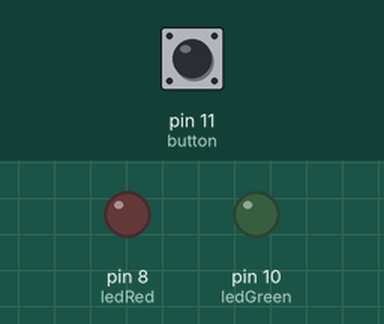
This sketch was run on a simulated Arduino Uno, built with avr-gcc and run on an emulated ATmega328P. Shown: output pins drawn as LEDs (lit = HIGH). Dashed ring = blinking. The inputs (shaded band) are chosen by the test bench; at power-on: pin 11 (button) HIGH.

Above: at 0.5 s.
At 3.2 s:
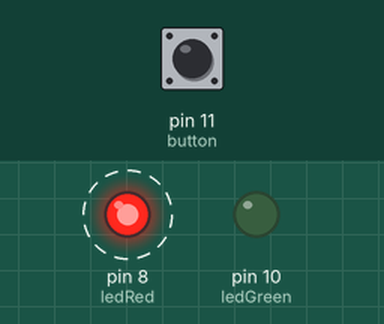
At 8.2 s:
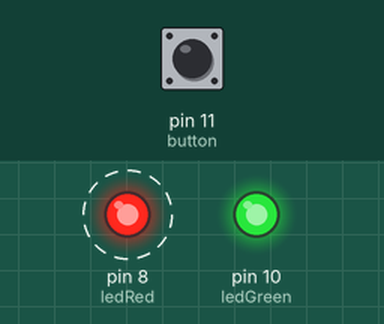
Timing chart, 0 to 9.2 s (numbered marks = the images above):
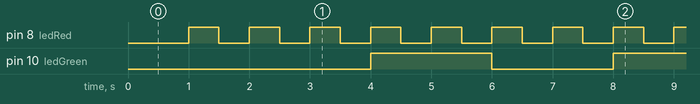

The sketch:

switch_lights_frequencies.ino
```cpp
// C++ code
//
#define ledRed 8
#define ledGreen 10
#define button 11

unsigned long int timmingOne = 0;
unsigned long int timmingTwo = 0;
unsigned int redState = 0;
unsigned int greenState = 0;
/*
  Monte um programa que faça com que 2 ou mais Leds pisquem de maneira assíncrona,
    com tempo de duração diferentes, utilizando a função millis() e adicione um
    botão que ao ser acionado inverte o tempo de piscada dos leds.

*/
void setup()
{
  pinMode(ledRed, OUTPUT);
  pinMode(ledGreen, OUTPUT);
  pinMode(button, INPUT);
  digitalWrite(ledRed, LOW);
  digitalWrite(ledGreen, LOW);
}

void turnOnLeds(unsigned int frequenceOne, unsigned int frequenceTwo) {
  if (millis() - timmingOne >= frequenceOne){
      digitalWrite(ledRed, redState);
      redState = !redState;
      timmingOne = millis();
  }
  else if (millis() - timmingTwo >= frequenceTwo){
      digitalWrite(ledGreen, greenState);
      greenState = !greenState;
      timmingTwo = millis();
  }
}

void loop()
{
  unsigned long int frequenceOne = 500;
  unsigned long int frequenceTwo = 2000;
  unsigned int buttonValue = 0;
  buttonValue = digitalRead(button);
  if (!buttonValue){
    turnOnLeds(frequenceTwo, frequenceOne);
  }
  else {
    turnOnLeds(frequenceOne, frequenceTwo);
  }
}
```

Measured:
- by itself, pin 8 (ledRed): alternates HIGH for 0.50 s and LOW for 0.50 s
- by itself, pin 10 (ledGreen): alternates HIGH for 2.0 s and LOW for 2.0 s
